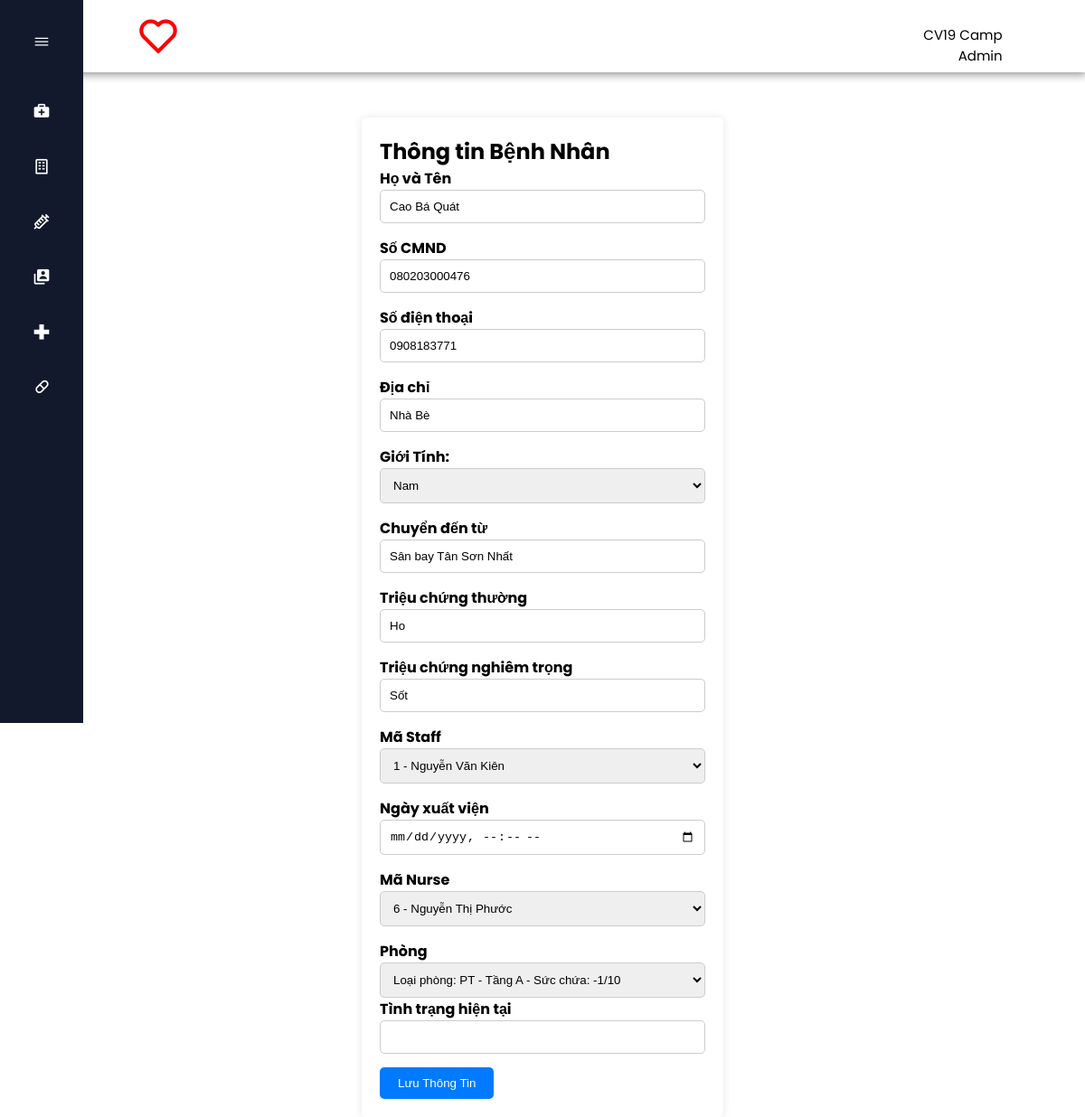
The page /1csdlnangcao/updateDetail/updatePatient.php?id=1 on the database its author committed.
### tables this page shows
CREATE TABLE `benhnhan` (
  `MaBN` int(6) NOT NULL,
  `HoTen` varchar(50) DEFAULT NULL,
  `SoCMND` char(12) NOT NULL,
  `SDT` char(10) DEFAULT NULL,
  `DiaChi` varchar(255) DEFAULT NULL,
  `Gioitinh` char(1) DEFAULT NULL,
  `chuyendentu` varchar(255) DEFAULT NULL,
  `thongtinxnbandau` varchar(255) DEFAULT NULL,
  `Ma_Staff` int(6) DEFAULT NULL,
  `Ngay_nhap_vien` datetime DEFAULT NULL,
  `Ngay_xuat_vien` datetime DEFAULT NULL,
  `Ma_Nurse` int(6) DEFAULT NULL
);

CREATE TABLE `trieuchungthuong` (
  `MaBN` int(6) NOT NULL,
  `ten_trieu_chung_thuong` varchar(100) NOT NULL
);

CREATE TABLE `trieuchungnghiemtrong` (
  `MaBN` int(6) NOT NULL,
  `ten_trieu_chung_nghiem_trong` varchar(100) NOT NULL
);

### 1csdlnangcao/mvc/Models/DBConfig.php (called while the page is built, shortened)
<?php
    class Database{
        private $hostname = 'localhost';
        private $username = 'root';
        private $password = '';
        private $dbname = 'testdb';
        private $conn = null;
        private $result = null;
        public function connect(){
            $this->conn = new mysqli($this->hostname, $this->username, $this->password, $this->dbname);
            if(!$this->conn){
                echo "Failed to connect database";
                exit();
            }
            else{
                mysqli_set_charset($this->conn, "utf8");
            }
            return $this->conn;
        }
        public function execute($sql){
            $this->result = $this->conn->query($sql);
            return $this->result;
        }
        public function getData(){
            if($this->result){
                $data = mysqli_fetch_array($this->result);
            }
            else{
                $data = 0;
            }
            return $data;
        }
    }
?>

### 1csdlnangcao/updateDetail/updatePatient.php (the view, shortened to what this page needs)
<!DOCTYPE html>
<html lang="en">
<head>
    <link href='https://unpkg.com/boxicons@2.1.4/css/boxicons.min.css' rel='stylesheet'>
    <link rel="stylesheet" href="../css/style-homepage.css">
    <link rel="stylesheet" href="//code.jquery.com/ui/1.12.1/themes/base/jquery-ui.css">
</head>
<?php
include("../mvc/Models/DBConfig.php");
$db = new Database;
$db->connect();
?>
<body>
    <?php
        include("../include/headerAnotherFile.php");
        $id = $_GET["id"];
        $sql = "SELECT bn.MaBN, bn.HoTen, bn.SoCMND, bn.SDT, bn.DiaChi, bn.Gioitinh, bn.chuyendentu, bn.thongtinxnbandau, bn.Ma_Staff,
        bn.Ngay_nhap_vien, bn.Ngay_xuat_vien, bn.Ma_Nurse FROM benhnhan bn WHERE bn.MaBN = $id";
        $result = $db->execute($sql);
    ?>
    <div class="container">
        <h2>Thông tin Bệnh Nhân</h2>
        <?php
            if ($result){
                while ($row = $db->getData()) {
        ?>
        <form method="post">
            <div class="form-group">
                <label for="ten">Họ và Tên</label>
                <input type="text" id="ten" name="ten" value = "<?php echo $row['HoTen'] ?>">
            </div>
            <div class="form-group">
                <label for="socmnd">Số CMND</label>
                <input type="text" id="socmnd" name="socmnd" value = "<?php echo $row['SoCMND'] ?>">
            </div>
            <div class="form-group">
                <label for="sdt">Số điện thoại</label>
                <input type="text" id="sdt" name="sdt" value = "<?php echo $row['SDT'] ?>">
            </div>
            <div class="form-group">
                <label for="diachi">Địa chỉ</label>
                <input type="text" id="diachi" name="diachi" value = "<?php echo $row['DiaChi'] ?>">
            </div>
            <div class="form-group">
                <label for="gender">Giới Tính:</label>
                <select id="gender" name="gender">
                    <option value="1">Nam</option>
                </select>
            </div>
            <div class="form-group">
                <label for="chuyendentu">Chuyển đến từ</label>
                <input type="text" id="chuyendentu" name="chuyendentu" value = "<?php echo $row['chuyendentu'] ?>">
            </div>
            <div class="form-group">
        <?php
                        $sqlGetTrieuchungthuong = "SELECT ten_trieu_chung_thuong FROM trieuchungthuong WHERE MaBN = $id";
                        $resultGetTrieuchungthuong = $db->execute($sqlGetTrieuchungthuong);
                        if ($resultGetTrieuchungthuong) {
                            $row = $resultGetTrieuchungthuong->fetch_assoc();
                            $getTrieuchungthuong = $row['ten_trieu_chung_thuong'];
                            echo '<label for="trieuchungthuong">Triệu chứng thường</label>';
                            echo '<input type="text" id="trieuchungthuong" name="trieuchungthuong" value="' . $getTrieuchungthuong . '">';
                        } else {
                            echo "Lỗi khi thực hiện truy vấn.";
                        }
                        ?>
                    </div>
                    <div class="form-group">
                        <?php
                        $sqlGetTrieuchungnghiemtrong = "SELECT ten_trieu_chung_nghiem_trong FROM trieuchungnghiemtrong WHERE MaBN = $id";
                        $resultGetTrieuchungnghiemtrong = $db->execute($sqlGetTrieuchungnghiemtrong);
                        if ($resultGetTrieuchungnghiemtrong) {
                            $row = $resultGetTrieuchungnghiemtrong->fetch_assoc();
                            if ($row && isset($row['ten_trieu_chung_nghiem_trong'])) {
                                $getTrieuchungnghiemtrong = $row['ten_trieu_chung_nghiem_trong'];
                                echo '<label for="trieuchungnghiemtrong">Triệu chứng nghiêm trọng</label>';
                                echo '<input type="text" id="trieuchungnghiemtrong" name="trieuchungnghiemtrong" value="' . $getTrieuchungnghiemtrong . '">';
                            } else {
                                $getTrieuchungnghiemtrong = "";
                                echo '<label for="trieuchungnghiemtrong">Triệu chứng nghiêm trọng</label>';
                                echo '<input type="text" id="trieuchungnghiemtrong" name="trieuchungnghiemtrong" value="' . $getTrieuchungnghiemtrong . '">';
                            }
                        } else {
                            echo "Lỗi khi thực hiện truy vấn.";
                        }
                        ?>
                    </div>
                    <div class="form-group">
                        <label for="staffSelection">Mã Staff</label>
                        <select name="staffSelection" id="staffSelection">
                    <?php
                        $sqlGetStaff = "SELECT s.Ma_Staff, nv.HoTen FROM nhanvien nv, staff s WHERE nv.MaNV = s.Ma_Staff";
                        $resultGetStaff = $db->execute($sqlGetStaff);
                        while ($row = $resultGetStaff->fetch_assoc()) {
                    ?>
                    <option value="<?php echo $row['Ma_Staff'] ?>"><?php echo $row['Ma_Staff'] ?> - <?php echo $row['HoTen'] ?></option>
                    <?php
                        }
                    ?>
                </select>
            </div>
            <div class="form-group">
                <label for="ngayketthuc">Ngày xuất viện</label>
                <input type="datetime-local" id="date-start" name="ngayketthuc" value = "<?php echo $row['Ngay_xuat_vien'] ?>">
            </div>
            <div class="form-group">
                <label for="nurseSelection">Mã Nurse</label>
                <select name="nurseSelection" id="nurseSelection">
                    <?php
                        $sqlGetNurse = "SELECT n.Ma_Nurse, nv.HoTen FROM nhanvien nv, nurse n WHERE nv.MaNV = n.Ma_Nurse";
                        $resultGetNurse = $db->execute($sqlGetNurse);
                        while ($row = $resultGetNurse->fetch_assoc()) {
                    ?>
                    <option value="<?php echo $row['Ma_Nurse'] ?>"><?php echo $row['Ma_Nurse'] ?> - <?php echo $row['HoTen'] ?></option>
                    <?php
                        }
                    ?>
                </select>
            </div>
            <div class="form-group">
    <label for="phanvaophong">Phòng</label>
    <select name="phanvaophong" id="phanvaophong">
        <?php
        $sqlGetRoom = "SELECT * FROM phong";
        $resultGetRoom = $db->execute($sqlGetRoom);
        $sqlGetIdRoomBefore = "SELECT MaPhong FROM staff_phanvao_phong WHERE MaBN = $id ORDER BY dateChange DESC LIMIT 1";
        $resultGetIdRoomBefore = $db->execute($sqlGetIdRoomBefore);
        $idRoomBefore = ($resultGetIdRoomBefore->num_rows > 0) ? $resultGetIdRoomBefore->fetch_assoc()['MaPhong'] : null;
        while ($row = $resultGetRoom->fetch_assoc()) {
            $idRoomCurrent = $row['MaPhong'];
            $isSelected = ($idRoomBefore == $idRoomCurrent) ? 'selected' : '';
            if ($row['loaiphong'] == "PT") {
                $totalRoomCurrent = 10 - $row['succhua'];
            } elseif ($row['loaiphong'] == "CC") {
                $totalRoomCurrent = 7 - $row['succhua'];
            } elseif ($row['loaiphong'] == "HS") {
                $totalRoomCurrent = 5 - $row['succhua'];
            }
            ?>
        <option value="<?php echo $idRoomCurrent ?>" <?php echo ($row['succhua'] == 0) ? 'disabled' : ''; echo $isSelected; ?>>
            Loại phòng: <?php echo $row['loaiphong'] ?> - Tầng <?php echo $row['toanha'] ?> - Sức chứa: <?php echo $totalRoomCurrent; ?>/<?php if ($row['loaiphong'] == "PT") {
                echo 10;
            } elseif ($row['loaiphong'] == "CC") {
                echo 7;
            } elseif ($row['loaiphong'] == "HS") {
                echo 5;
            } ?>
        </option>
        <?php
        }
        ?>
    </select>
    <div class="form-group">
        <?php
            $sqlGetTinhTrangBefore = "SELECT Tinh_trang_hien_tai FROM staff_phanvao_phong WHERE MaBN = $id ORDER BY dateChange DESC LIMIT 1";
            $resultGetTinhTrangBefore = $db->execute($sqlGetTinhTrangBefore);
            if ($resultGetTinhTrangBefore) {
                $row = $resultGetTinhTrangBefore->fetch_assoc();
                $tinhTrangBefore = $row['Tinh_trang_hien_tai'];
                echo '<label for="tinhtranghientai">Tình trạng hiện tại</label>';
                echo '<input type="text" id="tinhtranghientai" name="tinhtranghientai" value="' . $tinhTrangBefore . '">';
            } else {
                echo "Lỗi khi thực hiện truy vấn.";
            }
        ?>
    </div>
</div>
            <?php
            }}
            ?>
            <input type="submit" name="submit" value="Lưu Thông Tin">
        </form>
    </div>
</body>
</html>

### 1csdlnangcao/css/style-homepage.css (style rules this page uses)
:root { --nav-width: 92px; --first-color: #0C5DF4; --bg-color: #12192C; --sub-color: #B6CEFC; --white-color: #FFF; --body-font: 'Poppins', sans-serif; --normal-font-size: 1rem; --small-font-size: .875rem; --z-fixed: 100; }
* { margin: 0px; padding: 0px; box-sizing: border-box; }
body, html { height: 100%; position: relative; font-family: var(--body-font); }
.container { background-color: #fff; padding: 20px; border-radius: 5px; box-shadow: 0 0 10px rgba(0, 0, 0, 0.1); width: 400px; margin: 0 auto; margin-top: 50px; }
.form-group { margin-bottom: 15px; }
label { display: block; font-weight: bold; }
input[type="text"], select { width: 100%; padding: 10px; border: 1px solid #ccc; border-radius: 5px; }
input[type="submit"] { background-color: #007BFF; color: #fff; border: none; padding: 10px 20px; border-radius: 5px; cursor: pointer; }
#date-start { width: 100%; padding: 10px; border: 1px solid #ccc; border-radius: 5px; }

### rows shown on the page
benhnhan: ten "Cao Bá Quát", socmnd "080203000476", sdt "0908183771", diachi "Nhà Bè", chuyendentu "Sân bay Tân Sơn Nhất", trieuchungthuong "Ho", trieuchungnghiemtrong "Sốt"

### other values the page prints
form field staffSelection "1 - Nguyễn Văn Kiên"
form field nurseSelection "6 - Nguyễn Thị Phước"
